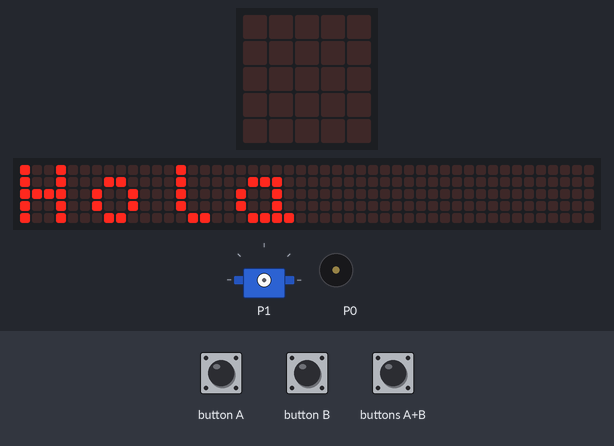
Simulated run of this program. Board: BBC micro:bit (MakeCode). Shown: the board's 5×5 LED display, a strip that is not on the board, showing the scrolling text unrolled, servo, buzzer (waves = sounding). Inputs (shaded band) come from the test bench. The 48×5 strip is a reading aid, not a part: it shows the text the display is scrolling, unrolled, one strip-width of it at a time.

Above: at 4.9 s.
6.4 s: button A pressed for 0.15 s
At 6.9 s:
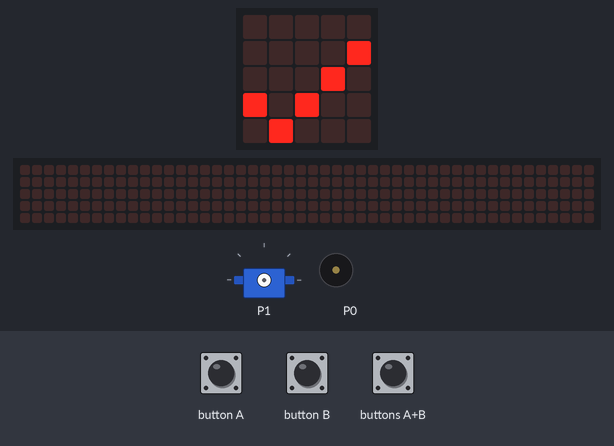
7.1 s: button B pressed for 0.15 s
At 7.68 s:
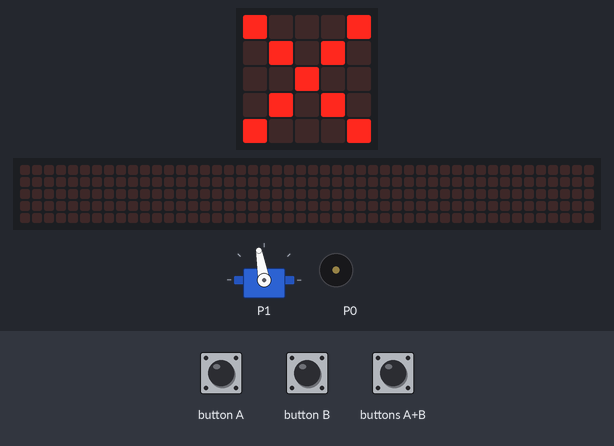
7.8 s: buttons A+B pressed for 0.15 s
At 8.6 s:
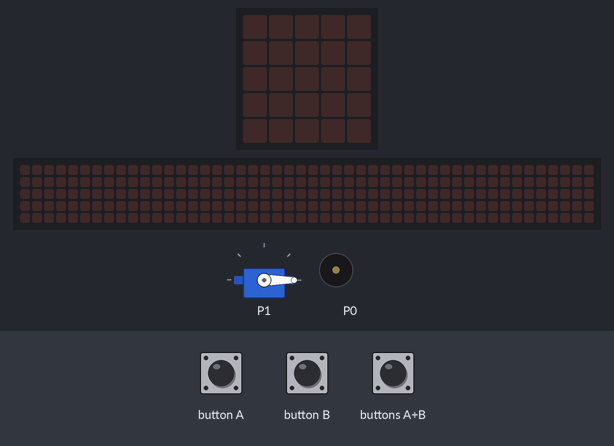
9.7 s: button A pressed for 0.15 s
At 10.2 s:
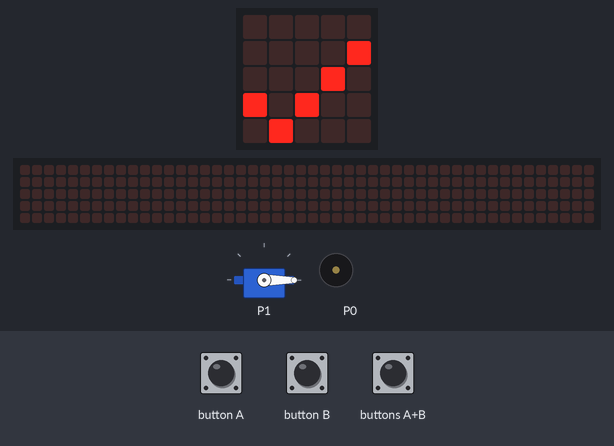
10.4 s: buttons A+B pressed for 1 s
At 12.5 s:
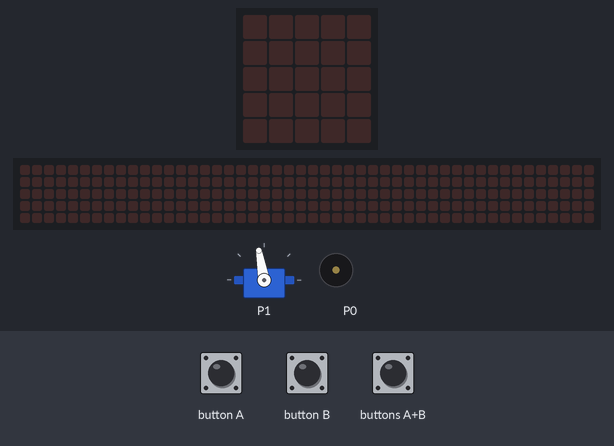
Timing chart, 0 to 13.9 s (numbered marks = the images above; inputs shaded):
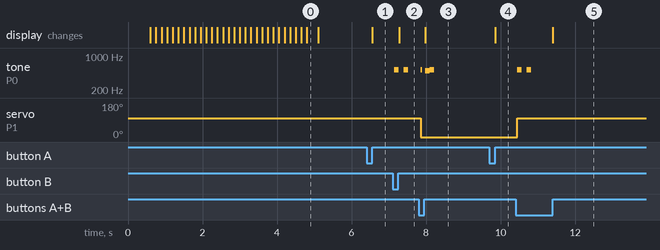

Measured:
- after the input at 6.4 s, the display: changes after 0.15 s (image 1)
- after the input at 7.1 s, the display: changes after 0.18 s (image 2)
- after the input at 7.8 s, the display: changes after 0.18 s (image 3)
- after the input at 9.7 s, the display: changes after 0.15 s (image 4)
- after the input at 10.4 s, the display: changes after 1.0 s (image 5)
- by itself, tone on P0: alternates 523 Hz for 0.12 s and silent for 0.13 s, 4 changes in all, then stays silent

The program:

main.ts
```typescript
input.onButtonPressed(Button.A, function () {
    if (reading < 12) {
        basic.showIcon(IconNames.Yes)
        pins.servoWritePin(AnalogPin.P1, 100)
        music.playMelody("C5 - C5 - - - - - ", 500)
    }
})
input.onButtonPressed(Button.AB, function () {
    basic.clearScreen()
})
input.onButtonPressed(Button.B, function () {
    if (reading < 12) {
        basic.showIcon(IconNames.No)
        pins.servoWritePin(AnalogPin.P1, -100)
        music.playMelody("C5 B C5 - - - - - ", 500)
    }
})
let reading = 0
basic.showLeds(`
    . # . # .
    . . . . .
    # . . . #
    . # # # .
    . . . . .
    `)
basic.pause(200)
basic.clearScreen()
basic.showString("Hola")
```

test.ts
```typescript
// aquí va el archivo "tests"; esto no se compilará cuando este paquete se utilice como una extensión.
```
